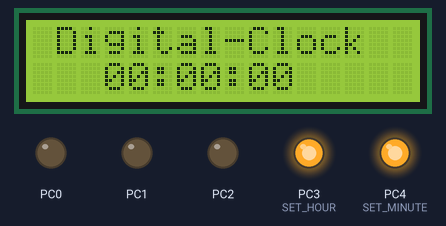
A program run on a simulated ATmega32, built with avr-gcc and emulated at 16 MHz (the files do not name the chip). Parts: 16×2 character LCD, output pins drawn as LEDs (lit = HIGH). Wiring (inferred from the names in the program): character LCD (HD44780): RS PC5; R/W PC6; E PC7; data PB0, PB1, PB2, PB3, PB4, PB5, PB6, PB7. Pins used as bus, display or sensor lines are not drawn.

Above: at 0.17 s.
At 9.92 s:
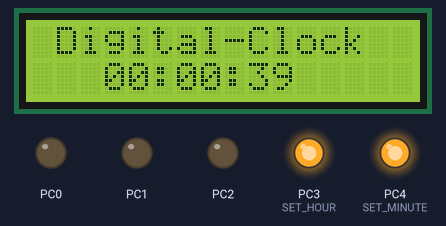
At 19.92 s:
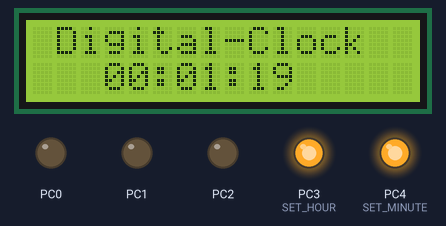
At 39.67 s:
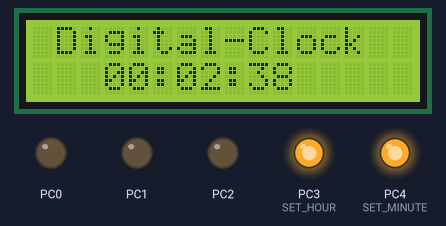
Timing chart, 0 to 40.0 s (numbered marks = the images above):
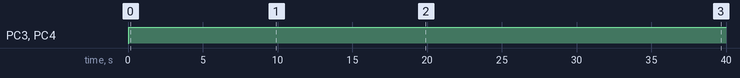

The program:

main.c
```c
/*
 * LCD-test.c
 *
 * Created: 27-10-2024 15:16:08
 * Author : Prakash Kushwaha
 */

#define F_CPU 16000000UL
#include <avr/io.h>
#include <util/delay.h>
#include <string.h>
#include <avr/interrupt.h>

/* Global Variable Declarations */
unsigned char hours = 0;
unsigned char minutes = 0;
unsigned char seconds = 0;
char time[] = "00:00:00";

/* LCD function declarations */
void LCD_send_command(unsigned char cmnd);
void LCD_send_data(unsigned char data);
void LCD_init();
void LCD_goto(unsigned char y, unsigned char x);
void LCD_print(char *string);
void LCD_update_time(void);

/* Timer Counter 1 Compare Match A Interrupt Service Routine/Interrupt Handler */
ISR(TIMER1_COMPA_vect);

/* LCD Pin Configurations */
#define LCD_DATA_PORT PORTB
#define LCD_DATA_DDR  DDRB
#define LCD_DATA_PIN  PINB

#define LCD_CNTRL_PORT PORTC
#define LCD_CNTRL_DDR  DDRC
#define LCD_CNTRL_PIN  PINC

#define LCD_RS_PIN       5
#define LCD_RW_PIN       6
#define LCD_ENABLE_PIN   7
#define SET_HOUR         3
#define SET_MINUTE       4

int main(void)
{
	LCD_init();
	LCD_goto(1, 2);
	LCD_print("Digital-Clock");
	LCD_goto(2, 4);
	LCD_print(time);

	/* Configure buttons for setting hours and minutes */
	LCD_CNTRL_PORT |= (1 << SET_HOUR) | (1 << SET_MINUTE);

	/* Configure Timer1 */
	TCCR1B = (1 << CS12) | (1 << WGM12);
	OCR1A = 15625 - 1;
	TIMSK = 1 << OCIE1A;
	sei();

	while (1)
	{
		/* Check if the hour button is pressed */
		if (!(LCD_CNTRL_PIN & (1 << SET_HOUR)))
		{
			hours++;
			if (hours > 23)
			hours = 0;
		}

		/* Check if the minute button is pressed */
		if (!(LCD_CNTRL_PIN & (1 << SET_MINUTE)))
		{
			minutes++;
			if (minutes > 59)
			minutes = 0;
		}

		_delay_ms(250);
	}
}

/* Function to send a command 'cmnd' to the LCD module */
void LCD_send_command(unsigned char cmnd)
{
	LCD_DATA_PORT = cmnd;
	LCD_CNTRL_PORT &= ~(1 << LCD_RW_PIN);
	LCD_CNTRL_PORT &= ~(1 << LCD_RS_PIN);

	LCD_CNTRL_PORT |= (1 << LCD_ENABLE_PIN);
	_delay_us(2);
	LCD_CNTRL_PORT &= ~(1 << LCD_ENABLE_PIN);
	_delay_us(100);
}

/* Function to send the data 'data' to the LCD module */
void LCD_send_data(unsigned char data)
{
	LCD_DATA_PORT = data;
	LCD_CNTRL_PORT &= ~(1 << LCD_RW_PIN);
	LCD_CNTRL_PORT |= (1 << LCD_RS_PIN);

	LCD_CNTRL_PORT |= (1 << LCD_ENABLE_PIN);
	_delay_us(2);
	LCD_CNTRL_PORT &= ~(1 << LCD_ENABLE_PIN);
	_delay_us(100);
}

/* Initialize the LCD module */
void LCD_init()
{
	LCD_CNTRL_DDR = 0xFF;
	LCD_CNTRL_PORT = 0x00;
	LCD_DATA_DDR = 0xFF;
	LCD_DATA_PORT = 0x00;

	_delay_ms(10);
	LCD_send_command(0x38);  // 8-bit mode, 2-line display
	LCD_send_command(0x0C);  // Display on, cursor off
	LCD_send_command(0x01);  // Clear display
	_delay_ms(10);
	LCD_send_command(0x06);  // Increment cursor
}

/* Move the cursor to line y, column x on the LCD */
void LCD_goto(unsigned char y, unsigned char x)
{
	unsigned char firstAddress[] = {0x80, 0xC0, 0x94, 0xD4};
	LCD_send_command(firstAddress[y - 1] + x - 1);
	_delay_ms(10);
}

/* Print a string on the LCD */
void LCD_print(char *string)
{
	unsigned char i = 0;
	while (string[i] != 0)
	{
		LCD_send_data(string[i]);
		i++;
	}
}

/* Update the time displayed on the LCD */
void LCD_update_time()
{
	char temp[3];
	LCD_goto(2, 4);  // Reset cursor position on row 2, column 4

	itoa(hours / 10, temp, 10);
	LCD_print(temp);
	itoa(hours % 10, temp, 10);
	LCD_print(temp);
	LCD_print(":");

	itoa(minutes / 10, temp, 10);
	LCD_print(temp);
	itoa(minutes % 10, temp, 10);
	LCD_print(temp);
	LCD_print(":");

	itoa(seconds / 10, temp, 10);
	LCD_print(temp);
	itoa(seconds % 10, temp, 10);
	LCD_print(temp);
}

/* Timer Counter 1 Compare Match A Interrupt Service Routine/Interrupt Handler */
ISR(TIMER1_COMPA_vect)
{
	seconds++;
	if (seconds == 60)
	{
		seconds = 0;
		minutes++;
	}
	if (minutes == 60)
	{
		minutes = 0;
		hours++;
	}
	if (hours > 23)
	hours = 0;

	LCD_update_time();
}
```

Measured:
- by itself, PC3 (SET_HOUR), PC4 (SET_MINUTE): LOW → HIGH at 0.04 s
